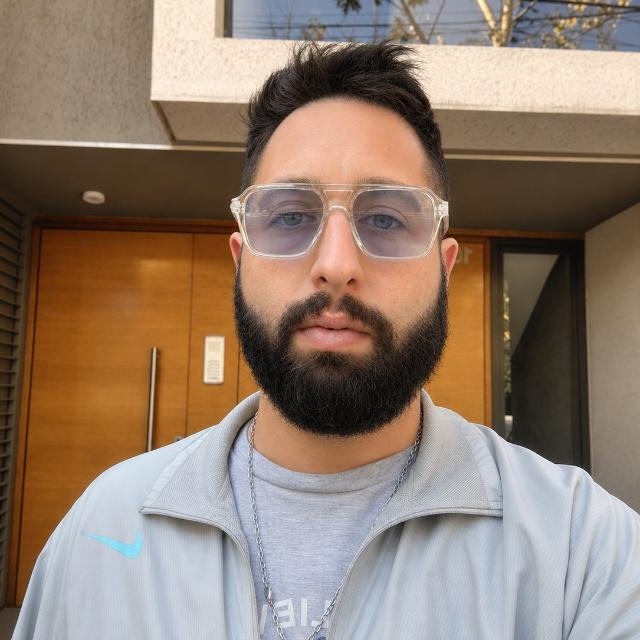
#> input picture assets/fernando-source.png, 640 x 640 px
$ python generate_card.py --source ../assets/fernando-source.png
#> lines starting #> are read from the running program, lines starting #| are printed output that depends on the picture; after the words box and inside, x2 and y2 are one past the last pixel; in counts of white or black regions, pixels touching at a corner belong together
#!/usr/bin/env python3
"""
sudopimp GitHub profile card generator

LEFT  : true-color terminal art of the portrait (ASCII glyphs or half-blocks)
RIGHT : cyan / white / grey UI only (neofetch-style fields)

Modes
-----
  ascii   – one glyph per cell, colored by source pixel (classic neofetch)
  blocks  – ▀ half-blocks with FG/BG colors (2× vertical detail, still terminal)

Default is *blocks* for face readability; use --mode ascii for pure glyphs.

Usage
-----
  python scripts/generate_card.py
  python scripts/generate_card.py --mode ascii --cols 72
  python scripts/generate_card.py --source assets/me.png --stamp v9
"""

from __future__ import annotations

import argparse
import html
import math
from datetime import datetime, timezone
from pathlib import Path

from PIL import Image, ImageDraw, ImageEnhance, ImageFilter, ImageOps

ROOT = Path(__file__).resolve().parents[1]

# Density ramp (light → dark). Used for classic ASCII.
ASCII_CHARS = (
    " .'`^\",:;Il!i><~+_-?][}{1)(|\\/tfjrxnuvczXYUJCLQ0OZmwqpdbkhao*#MW&8%B@$"
)

# UI palette — cyan / white / grey ONLY
UI = {
    "dark": {
        "bg": "#0b1220",
        "stroke": "#1e293b",
        "cyan": "#22d3ee",
        "cyan_soft": "#67e8f9",
        "white": "#e2e8f0",
        "grey": "#64748b",
        "line": "#334155",
        "shadow": "#020617",
    },
    "light": {
        "bg": "#f8fafc",
        "stroke": "#e2e8f0",
        "cyan": "#0e7490",
        "cyan_soft": "#0891b2",
        "white": "#0f172a",
        "grey": "#64748b",
        "line": "#cbd5e1",
        "shadow": "#94a3b8",
    },
}


def esc(s: str) -> str:
    return html.escape(str(s))


def rgb_hex(c) -> str:
    r, g, b = (max(0, min(255, int(v))) for v in c[:3])
    return f"#{r:02x}{g:02x}{b:02x}"


def prep_portrait(path: Path, size: int = 800) -> Image.Image:
    """Tight face crop, contrast for structure, keep natural color."""
#> called with size = 900
    im = Image.open(path).convert("RGB")
#> im is the input picture: PIL image 640x640 RGB; mean R, G, B 145, 125.6, 110.4
    w, h = im.size
    side = int(min(w, h) * 0.82)
    cx, cy = w // 2, int(h * 0.38)
    x0 = max(0, min(w - side, cx - side // 2))
    y0 = max(0, min(h - side, cy - side // 2))
    face = im.crop((x0, y0, x0 + side, y0 + side))
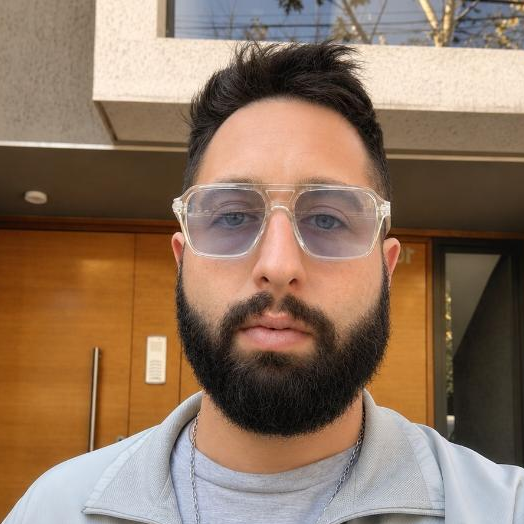
#> face: PIL image 524x524 RGB; mean R, G, B 142.6, 116.9, 96.4
    face = face.resize((size, size), Image.Resampling.LANCZOS)
#> face: PIL image 900x900 RGB

    # Edge-preserving denoise-ish blur then unsharp → cleaner glyph regions
    face = face.filter(ImageFilter.MedianFilter(size=3))
    face = ImageOps.autocontrast(face, cutoff=0.5)
    face = ImageEnhance.Contrast(face).enhance(1.2)
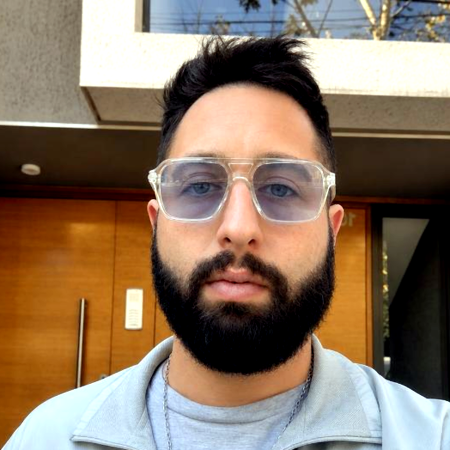
#> face: PIL image 900x900 RGB (shown at 1/2 size); mean R, G, B 138.5, 117.6, 98.4
    face = ImageEnhance.Color(face).enhance(1.15)
    face = ImageEnhance.Sharpness(face).enhance(1.55)
    face = face.filter(ImageFilter.UnsharpMask(radius=1.1, percent=130, threshold=2))

    # Circular on card-dark navy
    bg = (11, 18, 32)
    out = Image.new("RGB", (size, size), bg)
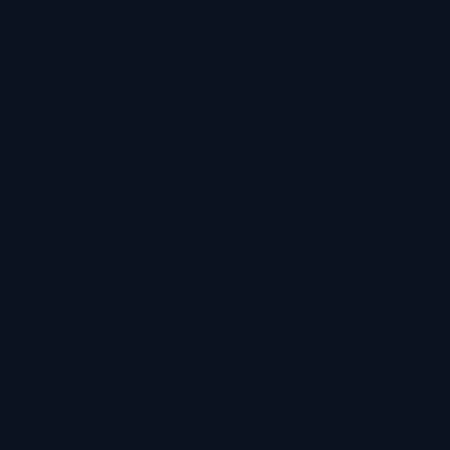
#> out: PIL image 900x900 RGB (shown at 1/2 size); mean R, G, B 11, 18, 32
    mask = Image.new("L", (size, size), 0)
#> mask: PIL image 900x900 L; every value is 0
    ImageDraw.Draw(mask).ellipse([2, 2, size - 3, size - 3], fill=255)
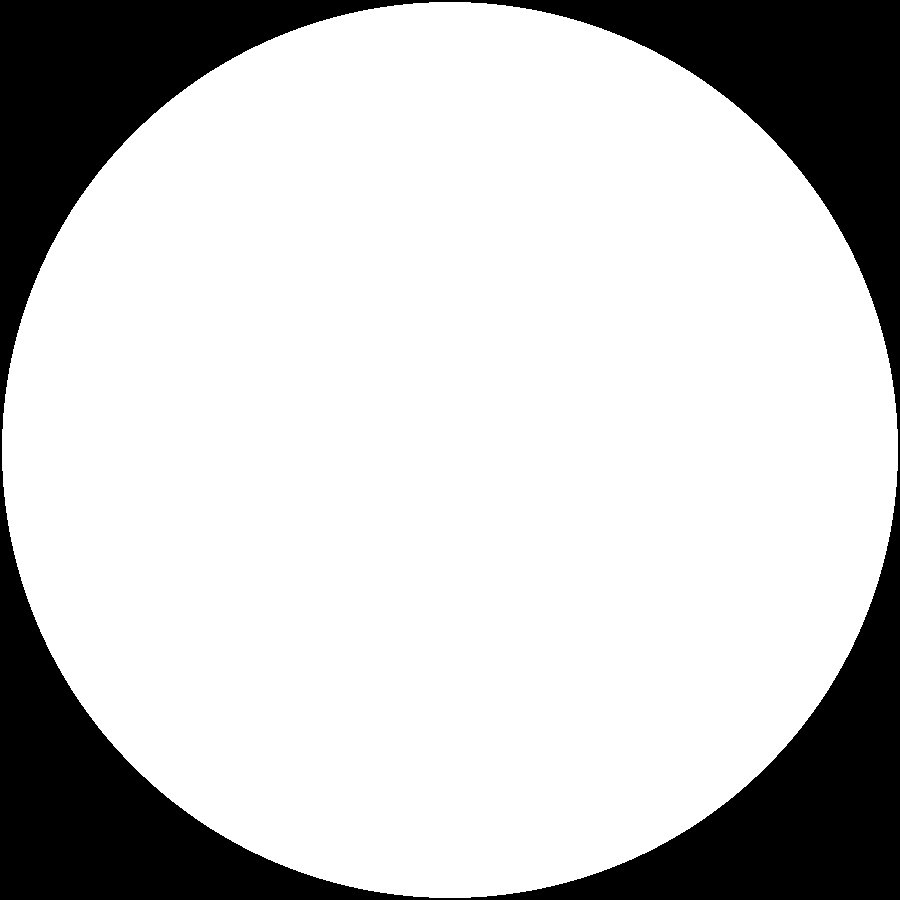
#> mask: PIL image 900x900 L; 77.8% white; 1 black region, box (x1, y1, x2, y2) and area: (0, 0, 900, 900) 179588
    out.paste(face, (0, 0), mask)
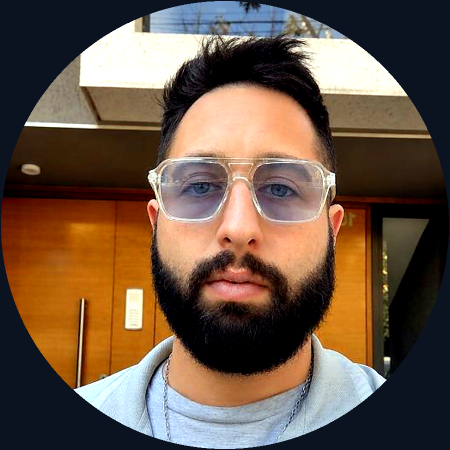
#> out: PIL image 900x900 RGB (shown at 1/2 size); mean R, G, B 107.7, 86.2, 70.6
    return out


def sample_grid(im: Image.Image, cols: int, rows: int) -> list[list[tuple[int, int, int]]]:
    small = im.resize((cols, rows), Image.Resampling.LANCZOS)
    px = small.load()
    return [[px[x, y] for x in range(cols)] for y in range(rows)]


def luma(c) -> float:
    r, g, b = c[:3]
    return 0.2126 * r + 0.7152 * g + 0.0722 * b


def is_bg(c, bg=(11, 18, 32), tol=42) -> bool:
    return abs(c[0] - bg[0]) + abs(c[1] - bg[1]) + abs(c[2] - bg[2]) < tol


# [32 lines left out: function ascii_cells, not called in this run]


def block_cells(
    im: Image.Image, cols: int, rows: int
) -> list[list[tuple[str, str | None, str | None]]]:
    """
    Half-block cells: character ▀ with top color (fg) and bottom color (bg).
    Sample height = rows*2 so each terminal row covers two image rows.
    Returns (char, fg_hex|None, bg_hex|None).
    """
    sample_h = rows * 2
    grid = sample_grid(im, cols, sample_h)
    out = []
    for y in range(rows):
        row = []
        for x in range(cols):
            top = grid[y * 2][x]
            bot = grid[y * 2 + 1][x]
            t_bg, b_bg = is_bg(top), is_bg(bot)
            if t_bg and b_bg:
                row.append((" ", None, None))
            elif t_bg and not b_bg:
                row.append(("▄", rgb_hex(bot), None))  # lower half only
            elif not t_bg and b_bg:
                row.append(("▀", rgb_hex(top), None))  # upper half only
            else:
                row.append(("▀", rgb_hex(top), rgb_hex(bot)))
        out.append(row)
    return out


def uptime_str() -> str:
    created = datetime(2026, 7, 7, tzinfo=timezone.utc)
    d = datetime.now(timezone.utc) - created
    years, rem = divmod(d.days, 365)
    months, days = divmod(rem, 30)
    return f"{years} years, {months} months, {days} days"


def info_rows() -> list:
    return [
        ("section", "sudopimp@github"),
        ("field", "Name", "Fernando Lazzarin"),
        ("field", "Location", "Mendoza, Argentina"),
        ("field", "Created", "2026-07-07"),
        ("field", "Uptime", uptime_str()),
        ("field", "Company", ">_WAITDEAD"),
        ("blank",),
        ("field", "Languages", "Rust, Python"),
        ("field", "CLI", "Claude Code"),
        ("field", "Focus", "Humanoid robotics, AI agents"),
        ("blank",),
        ("field", "Hobbies.Music", "Singing, Lyrics, Producing"),
        ("field", "Hobbies.Games", "Videogames"),
        ("blank",),
        ("section", "Contact"),
        ("field", "Email", "fernando@waitdead.com", True),
        ("field", "GitHub", "github.com/sudopimp", True),
        ("field", "X", "@sudopimp", True),
        ("field", "LinkedIn", "linkedin.com/in/fernando-lazzarin", True),
    ]


def build_svg(
    theme: str,
    art,  # ascii: (ch, color) or blocks: (ch, fg, bg)
    mode: str,
    cols: int,
    rows: int,
) -> tuple[str, int, int]:
    t = UI[theme]
    font_size = 13
    # Mono metrics: width/height ratio ~0.55–0.6 for Consolas-like
    char_w = 7.4
    line_h = 14.8
    pad, gap = 22, 30

    art_w = cols * char_w
    art_h = rows * line_h

    max_info = 52
    info_w = max_info * 7.9
    info_lh = 16.3
    info = info_rows()
    n_lines = sum(1 for i in info if i[0] != "blank")
    n_blank = sum(1 for i in info if i[0] == "blank")
    info_h = n_lines * info_lh + n_blank * info_lh * 0.45 + 8

    content_h = max(art_h, info_h)
    width = int(pad * 2 + art_w + gap + info_w)
    height = int(pad * 2 + content_h + 14)

    ax0 = pad
    ay0 = pad + line_h * 0.85 + max(0, (content_h - art_h) / 2)

    # --- portrait ---
    art_nodes = []
    if mode == "blocks":
        # For half-blocks: rects for dual colors + optional ▀ (rects render sharper in SVG)
        # Using rects sized to char cells is equivalent to half-block terminal rendering.
        cell_h = line_h
        half = cell_h / 2
        for yi, row in enumerate(art):
            for xi, cell in enumerate(row):
                ch, fg, bg = cell
                if ch == " " and fg is None:
                    continue
                x = ax0 + xi * char_w
                y = ay0 - line_h * 0.75 + yi * line_h  # align with text baseline-ish
                # full cell area
                if bg and fg:
                    art_nodes.append(
                        f'<rect x="{x:.2f}" y="{y:.2f}" width="{char_w+0.05:.2f}" height="{half+0.05:.2f}" fill="{fg}"/>'
                    )
                    art_nodes.append(
                        f'<rect x="{x:.2f}" y="{y+half:.2f}" width="{char_w+0.05:.2f}" height="{half+0.05:.2f}" fill="{bg}"/>'
                    )
                elif fg and ch == "▀":
                    art_nodes.append(
                        f'<rect x="{x:.2f}" y="{y:.2f}" width="{char_w+0.05:.2f}" height="{half+0.05:.2f}" fill="{fg}"/>'
                    )
                elif fg and ch == "▄":
                    art_nodes.append(
                        f'<rect x="{x:.2f}" y="{y+half:.2f}" width="{char_w+0.05:.2f}" height="{half+0.05:.2f}" fill="{fg}"/>'
                    )
                elif fg:
                    art_nodes.append(
                        f'<rect x="{x:.2f}" y="{y:.2f}" width="{char_w+0.05:.2f}" height="{cell_h+0.05:.2f}" fill="{fg}"/>'
                    )
    else:
        # Classic ASCII text runs grouped by color
        for yi, row in enumerate(art):
            y = ay0 + yi * line_h
            parts = []
            i = 0
            while i < len(row):
                ch, col = row[i]
                j = i + 1
                while j < len(row) and row[j][1] == col:
                    j += 1
                text = "".join(row[k][0] for k in range(i, j))
                parts.append((text, col if col else t["bg"]))
                i = j
            tspans = []
            for idx, (text, fill) in enumerate(parts):
                if idx == 0:
                    tspans.append(
                        f'<tspan x="{ax0:.1f}" y="{y:.1f}" fill="{fill}">{esc(text)}</tspan>'
                    )
                else:
                    tspans.append(f'<tspan fill="{fill}">{esc(text)}</tspan>')
            art_nodes.append(
                f'<text font-size="{font_size}" '
                f'font-family="ui-monospace,SFMono-Regular,Menlo,Monaco,Consolas,monospace">'
                + "".join(tspans)
                + "</text>"
            )

    # --- info panel ---
    ix0 = pad + art_w + gap
    iy = (
        pad + (content_h - info_h) / 2 + info_lh * 0.85
        if content_h > info_h
        else pad + info_lh
    )
    info_nodes = []
    for item in info:
        if item[0] == "blank":
            iy += info_lh * 0.45
            continue
        if item[0] == "section":
            title = item[1]
            dash = "-" * max(14, max_info - len(title) - 2)
            info_nodes.append(
                f'<text x="{ix0:.1f}" y="{iy:.1f}" font-size="{font_size}" '
                f'font-family="ui-monospace,SFMono-Regular,Menlo,Monaco,Consolas,monospace">'
                f'<tspan fill="{t["cyan"]}" font-weight="700">{esc(title)}</tspan>'
                f'<tspan fill="{t["line"]}"> {esc(dash)}</tspan></text>'
            )
            iy += info_lh
            continue
        key, value = item[1], item[2]
        is_link = len(item) > 3 and item[3]
        prefix, colon = ". ", ": "
        fixed = len(prefix) + len(key) + len(colon) + len(value)
        dots = "." * max(3, max_info - fixed)
        vc = t["cyan_soft"] if is_link else t["white"]
        info_nodes.append(
            f'<text x="{ix0:.1f}" y="{iy:.1f}" font-size="{font_size}" '
            f'font-family="ui-monospace,SFMono-Regular,Menlo,Monaco,Consolas,monospace">'
            f'<tspan fill="{t["grey"]}">{esc(prefix)}</tspan>'
            f'<tspan fill="{t["cyan"]}">{esc(key)}</tspan>'
            f'<tspan fill="{t["grey"]}">{esc(colon)}</tspan>'
            f'<tspan fill="{t["line"]}">{esc(dots)}</tspan>'
            f'<tspan fill="{vc}"> {esc(value)}</tspan></text>'
        )
        iy += info_lh

    # palette strip (UI colors only)
    if theme == "dark":
        pal = ["#1e293b", "#334155", "#64748b", "#94a3b8", "#67e8f9", "#22d3ee", "#e2e8f0", "#f8fafc"]
    else:
        pal = ["#e2e8f0", "#cbd5e1", "#94a3b8", "#64748b", "#0e7490", "#0891b2", "#164e63", "#0f172a"]
    sw = 11
    pal_y = ay0 + art_h - (line_h * 0.2 if mode == "ascii" else 0) + 10
    if mode == "blocks":
        pal_y = ay0 - line_h * 0.75 + rows * line_h + 10
    height = int(max(height, pal_y + 28 + pad))
    pal_x0 = ax0 + max(0, (art_w - len(pal) * sw * 1.35) / 2)
    pal_nodes = [
        f'<rect x="{pal_x0 + i * sw * 1.35:.1f}" y="{pal_y:.1f}" width="{sw}" height="{sw}" rx="2" fill="{c}"/>'
        for i, c in enumerate(pal)
    ]

    svg = f'''<?xml version="1.0" encoding="UTF-8"?>
<svg xmlns="http://www.w3.org/2000/svg" width="{width}" height="{height}" viewBox="0 0 {width} {height}" role="img" aria-label="sudopimp@github">
  <title>sudopimp@github — Fernando Lazzarin</title>
  <defs>
    <filter id="soft" x="-3%" y="-3%" width="106%" height="106%">
      <feDropShadow dx="0" dy="2" stdDeviation="3" flood-color="{t["shadow"]}" flood-opacity="0.4"/>
    </filter>
    <clipPath id="round"><rect width="{width}" height="{height}" rx="12" ry="12"/></clipPath>
  </defs>
  <g clip-path="url(#round)" filter="url(#soft)">
    <rect width="{width}" height="{height}" fill="{t["bg"]}"/>
    <rect x="0.5" y="0.5" width="{width-1}" height="{height-1}" rx="12" ry="12" fill="none" stroke="{t["stroke"]}" stroke-width="1"/>
    <g id="portrait">{"".join(art_nodes)}</g>
    <g id="palette">{"".join(pal_nodes)}</g>
    <g id="info">{"".join(info_nodes)}</g>
  </g>
</svg>
'''
    return svg, width, height


def qa_svg(svg: str, mode: str) -> None:
    import re

    info = re.search(r'<g id="info">(.*?)</g>', svg, re.S)
    assert info, "missing info group"
    fills = set(re.findall(r'fill="(#[0-9a-fA-F]{6})"', info.group(1)))
    # only cyan/white/grey family
    for f in fills:
        r, g, b = int(f[1:3], 16), int(f[3:5], 16), int(f[5:7], 16)
        # allow cyan (g and b high, r low-mid), greys (r≈g≈b), white/near-white
        is_grey = abs(r - g) < 25 and abs(g - b) < 25 and abs(r - b) < 25
        is_cyan = b >= r + 20 and g >= r  # cyan/teal
        is_dark_line = max(r, g, b) < 80
        assert is_grey or is_cyan or is_dark_line, f"UI forbidden color {f}"
    assert "Fernando" in svg and "WAITDEAD" in svg
    print(f"  QA ok mode={mode} ui_fills={sorted(fills)}")


def main() -> None:
    ap = argparse.ArgumentParser()
    ap.add_argument(
        "--source",
        type=Path,
        default=None,
        help="Portrait image (default: assets/me.png or session photo)",
    )
    ap.add_argument("--mode", choices=("blocks", "ascii", "both"), default="both")
    ap.add_argument("--cols", type=int, default=0, help="Override columns")
    ap.add_argument("--stamp", default="", help="Output filename stamp")
    ap.add_argument("--out", type=Path, default=ROOT)
    args = ap.parse_args()

    # Resolve source photo
    candidates = [
        args.source,
        ROOT / "assets" / "fernando-source.png",
        Path(
            "/home/fer/.grok/sessions/%2Fhome%2Ffer%2FDownloads%2Fsudopimp-robotrola%2Frobotrola-web/019f5ca9-c2b9-7350-acd3-bfed01ff9b51/assets/image-7dda9438-13e6-4b75-97b3-591080cea66e.png"
        ),
        ROOT / "assets" / "me.png",
    ]
    source = next(p for p in candidates if p and p.exists())
    print("source:", source)

    try:
        import cairosvg
    except ImportError as e:
        raise SystemExit("pip install cairosvg") from e

    portrait = prep_portrait(source, 900)
    (args.out / "assets").mkdir(exist_ok=True)
    portrait.save(args.out / "assets" / "me.png", "PNG", optimize=True)

    stamp = args.stamp or datetime.now(timezone.utc).strftime("%Y%m%d%H%M")
    modes = ["blocks", "ascii"] if args.mode == "both" else [args.mode]

    for mode in modes:
        if mode == "ascii":
            # Correct aspect: rows ≈ cols * 0.52
            cols = args.cols or 78
            rows = max(20, int(round(cols * 0.52)))
            art = ascii_cells(portrait, cols, rows)
            plain = "\n".join("".join(ch for ch, _ in row) for row in art)
            (args.out / "ascii-art.txt").write_text(plain + "\n")
        else:
            # Half-blocks: visual square → cols wide, rows ≈ cols * 0.52
            cols = args.cols or 64
            rows = max(18, int(round(cols * 0.52)))
            art = block_cells(portrait, cols, rows)

        print(f"mode={mode} grid={cols}x{rows}")

        for theme in ("dark", "light"):
            svg, w, h = build_svg(theme, art, mode, cols, rows)
            qa_svg(svg, f"{mode}/{theme}")
            name = f"card-{mode}-{theme}-{stamp}"
            svg_path = args.out / f"{name}.svg"
            png_path = args.out / f"{name}.png"
            svg_path.write_text(svg, encoding="utf-8")
            cairosvg.svg2png(url=str(svg_path), write_to=str(png_path), output_width=1400)
            print(f"  wrote {png_path.name} ({w}x{h} → png {png_path.stat().st_size} bytes)")

        # Also write canonical names for the chosen primary mode later
        if mode == "blocks":
            for theme in ("dark", "light"):
                src_png = args.out / f"card-{mode}-{theme}-{stamp}.png"
                # preview path
                if theme == "dark":
                    import shutil

                    shutil.copy(src_png, args.out / "preview-verify.png")
#> this loop made 1 pass
#> pass 1, in sample_grid, `small = im.resize((cols, rows), Image.Resampling.LANCZOS)`:
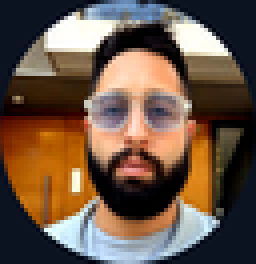
#> small: PIL image 64x66 RGB (shown 4 times larger); mean R, G, B 107.8, 86.2, 70.6

    # Write pointer file for README helper
    (args.out / ".card_stamp").write_text(stamp + "\n")
    print("stamp:", stamp)
    print("Open preview-verify.png and inspect before push.")


if __name__ == "__main__":
    main()
#> (the call stopped at in main, `cairosvg.svg2png(url=str(svg_path), write_to=str(png_path), output_wid..`: cairosvg is not available in this run)

$ run again, with assets/fernando-ascii.png copied over assets/fernando-source.png
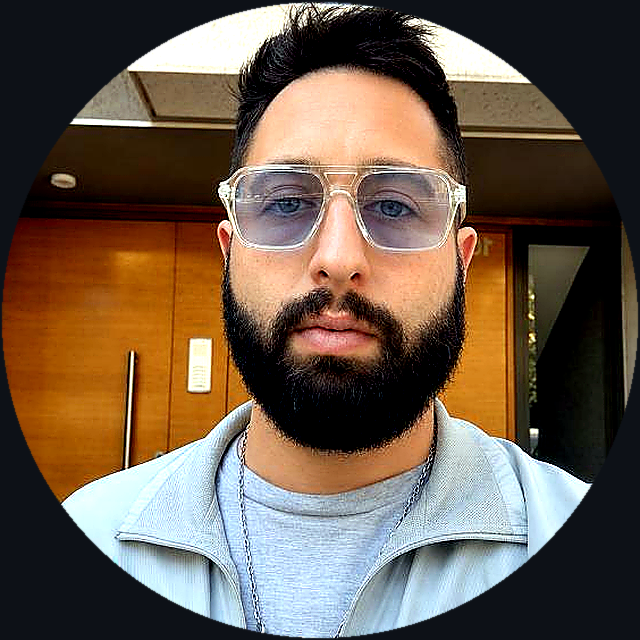
#> input picture assets/fernando-ascii.png, 640 x 640 px
#> in prep_portrait, im is the input picture: PIL image 640x640 RGB; mean R, G, B 106.5, 89.8, 75.1
#> in prep_portrait, `out.paste(face, (0, 0), mask)`:
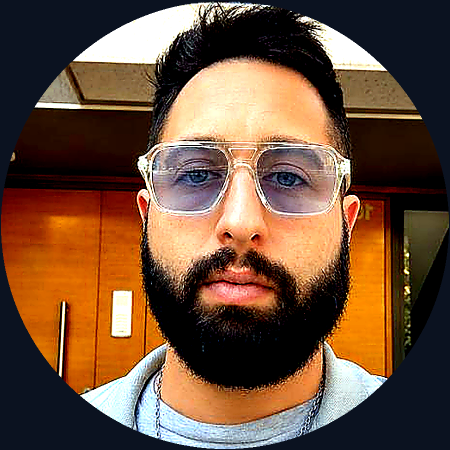
#> out: PIL image 900x900 RGB (shown at 1/2 size); mean R, G, B 110.2, 80, 59
#> the loop in main, `for mode in modes:` made 1 pass
#> pass 1, in sample_grid, `small = im.resize((cols, rows), Image.Resampling.LANCZOS)`:
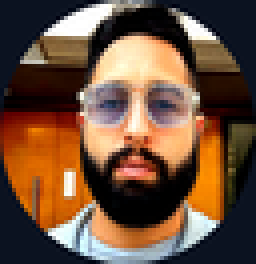
#> small: PIL image 64x66 RGB (shown 4 times larger); mean R, G, B 110.3, 80, 59.2
